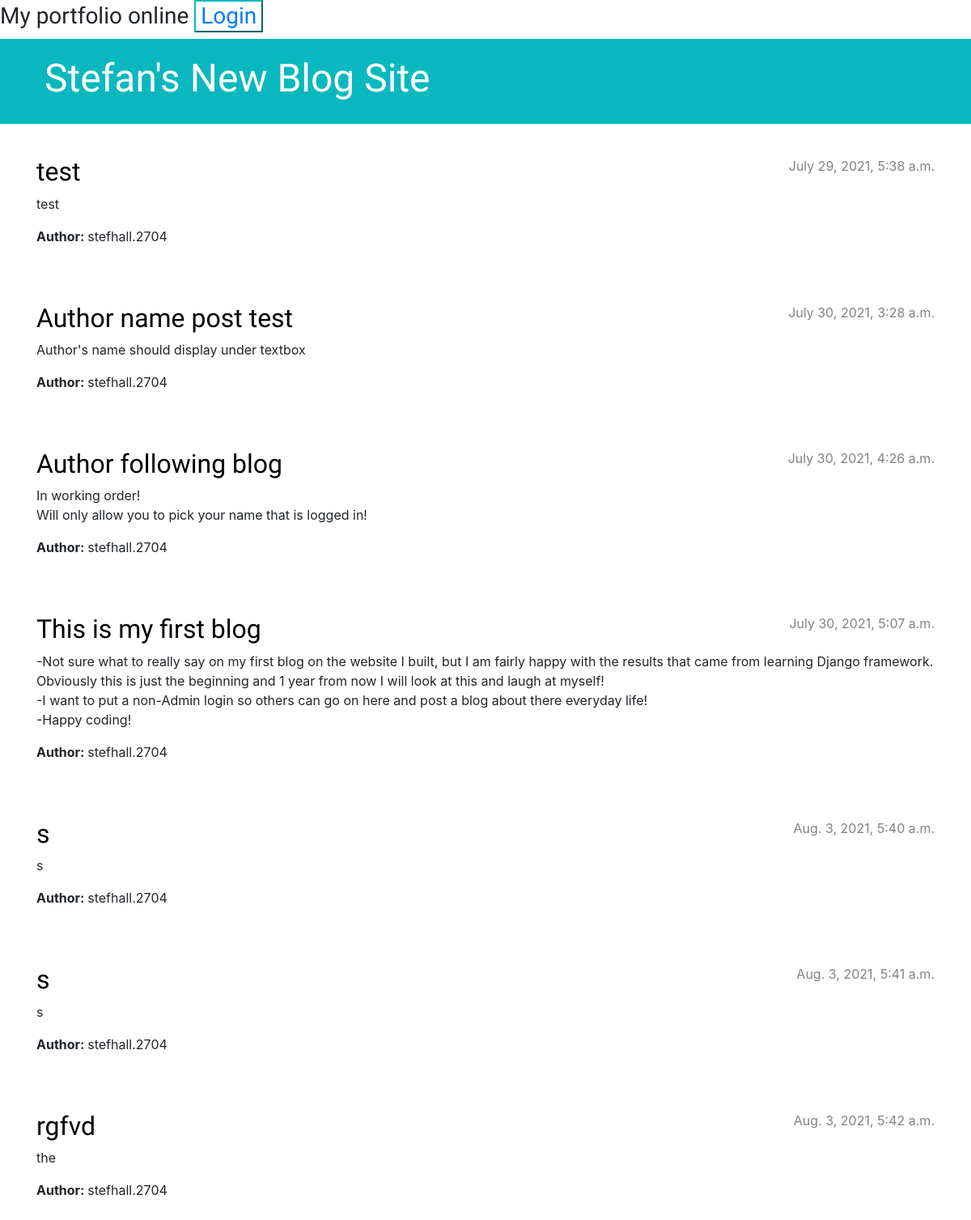
The page / on the database its author committed.
### blog/models.py (models this page shows, shortened)
class Post(models.Model):
    author = models.ForeignKey(settings.AUTH_USER_MODEL, on_delete=models.CASCADE)
    title = models.CharField(max_length=200)
    text = models.TextField()
    created_date = models.DateTimeField(default=timezone.now)
    published_date = models.DateTimeField(blank=True, null=True)

### blog/views.py (the view)
# urls.py: path('', views.post_list, name='post_list'),
def post_list(request):
    posts = Post.objects.filter(published_date__lte=timezone.now()).order_by('published_date')
    return render(request, 'blog/post_list.html', {'posts': posts})

### blog/templates/blog/post_list.html
{% extends 'blog/base.html' %}
{% block content %}
    {% for post in posts %}
        <article class="post">
            <time class="date">
                {{ post.published_date }}
            </time>
            <h2><a href="{% url 'post_detail' pk=post.pk %}">{{ post.title }}</a></h2>
            <p>{{ post.text|linebreaksbr }}</p>
            <p><strong>Author: </strong> {{ post.author }}</p>
        </article>
    {% endfor %}
{% endblock %}

### blog/static/css/blog.css (style rules this page uses)
h1, h2, h3, h4 { font-family: 'Lobster', cursive; }
.date { color: #828282; }
.post { margin-bottom: 70px; }
.post h2 a, .post h2 a:visited { color: #000000; }
.post > .date, .post > .actions { float: right; }

### rows shown on the page
Post: published_date "July 29, 2021, 5:38 a.m.", title "test", text "test", author "stefhall.2704"
Post: published_date "July 30, 2021, 3:28 a.m.", title "Author name post test", text "Author's name should display under textbox", author "stefhall.2704"
Post: published_date "July 30, 2021, 4:26 a.m.", title "Author following blog", text "In working order! Will only allow you to pick your name that is logged in!", author "stefhall.2704"
Post: published_date "July 30, 2021, 5:07 a.m.", title "This is my first blog", text "-Not sure what to really say on my first blog on the website I built, but I am fairly happy with the results that came from learning Django framework. Obviously this is just the beginning and 1 year from now I will look at this and laugh at myself! -I want to put a non-Admin login so others can go on here and post a blog about there everyday life! -Happy coding!", author "stefhall.2704"
Post: published_date "Aug. 3, 2021, 5:40 a.m.", title "s", text "s", author "stefhall.2704"
Post: published_date "Aug. 3, 2021, 5:41 a.m.", title "s", text "s", author "stefhall.2704"
Post: published_date "Aug. 3, 2021, 5:42 a.m.", title "rgfvd", text "the", author "stefhall.2704"
